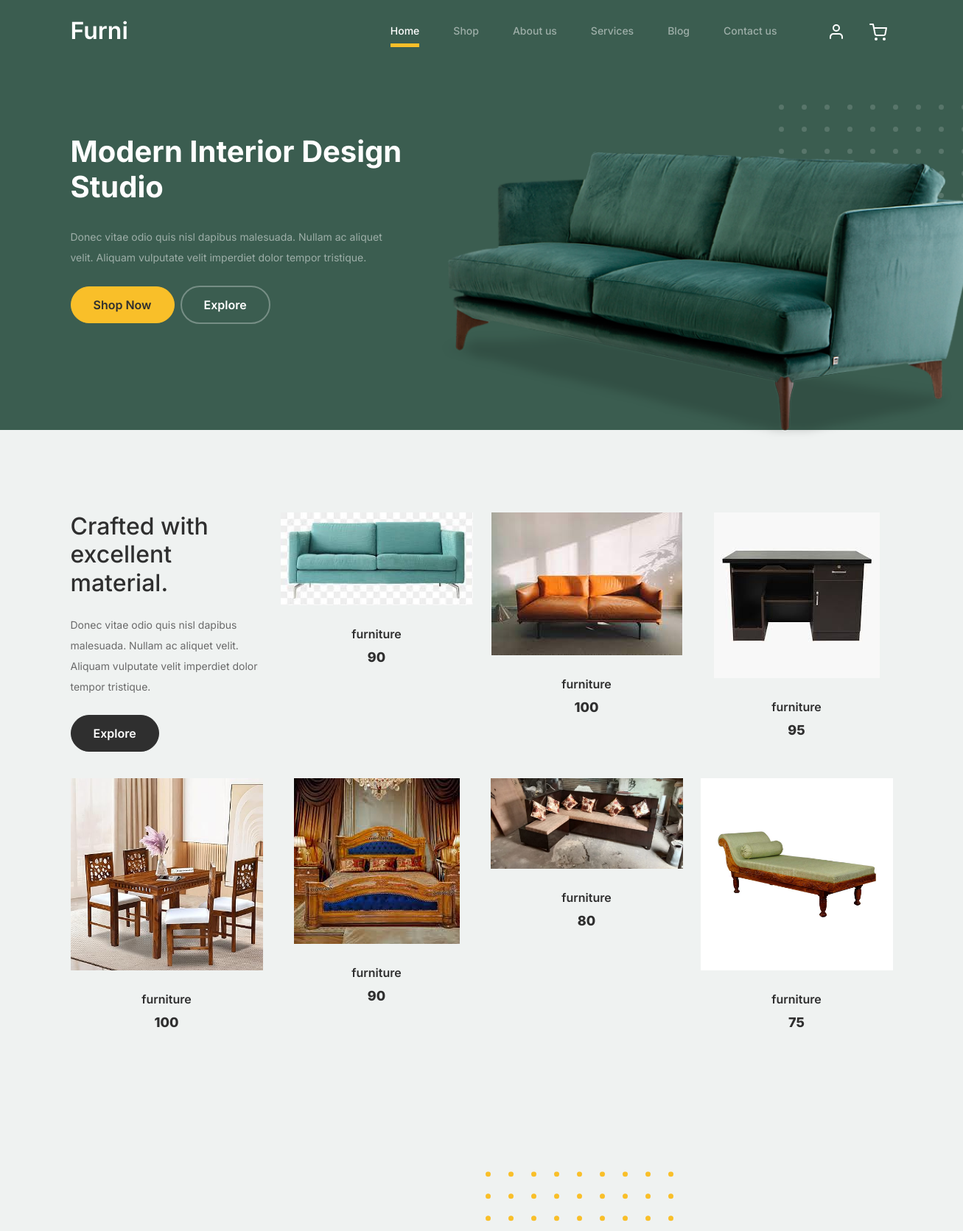
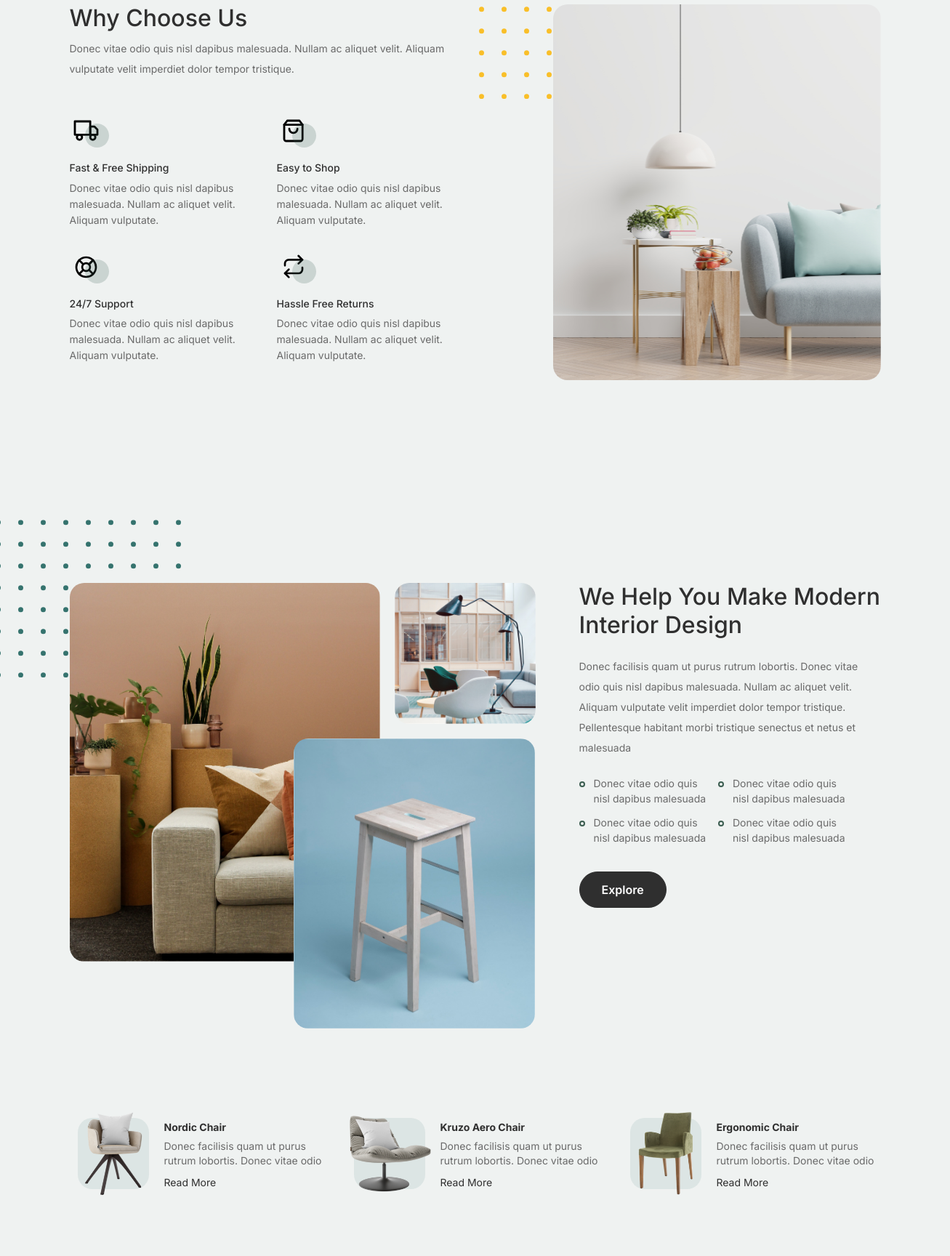
/index (upper part), run on the app's committed database (2 pictures, top to bottom).
### ecomm_app/models.py (models this page shows)
class Product(models.Model):
    admin = models.ForeignKey(User,on_delete=models.CASCADE)
    name = models.CharField(max_length=100, null=True, blank=True)
    stock = models.CharField(max_length=100, null=True, blank=True)
    des = models.TextField(max_length=100, null=True, blank=True)
    price = models.IntegerField(null=True, blank= True)
    image = models.ImageField(upload_to='product_images')
    Category = models.ForeignKey(Category, on_delete=models.CASCADE)

### ecomm_app/views.py (the view)
# urls.py: path('index',views.index,name="index"),
def index(request):
    View =Product.objects.all()
    context={
    'view':View
}
    return render(request,'index.html',context)

### templates/index.html (shortened to what this page needs)
 {% load static %}
<!doctype html>
<html lang="en">
<head>
		<link href="{% static 'css/bootstrap.min.css' %}" rel="stylesheet">
		<link href="{% static 'https://cdnjs.cloudflare.com/ajax/libs/font-awesome/6.0.0-beta3/css/all.min.css' %}" rel="stylesheet">
		<link href="{% static 'css/tiny-slider.css' %}" rel="stylesheet">
		<link href="{% static 'css/style.css' %}" rel="stylesheet">
	</head>
	<body>
		<nav class="custom-navbar navbar navbar navbar-expand-md navbar-dark bg-dark" arial-label="Furni navigation bar">
			<div class="container">
				<a class="navbar-brand" href="index.html">Furni</a>
				<div class="collapse navbar-collapse" id="navbarsFurni">
					<ul class="custom-navbar-nav navbar-nav ms-auto mb-2 mb-md-0">
						<li class="nav-item active">
							<a class="nav-link" href="{% url 'index' %}">Home</a>
						</li>
						<li><a class="nav-link" href="{% url 'shop' %}">Shop</a></li>
						<li><a class="nav-link" href="{% url 'about' %}">About us</a></li>
						<li><a class="nav-link" href="{% url 'services' %}">Services</a></li>
						<li><a class="nav-link" href="{% url 'blog' %}">Blog</a></li>
						<li><a class="nav-link" href="{% url 'contact' %}">Contact us</a></li>
					</ul>
					<ul class="custom-navbar-cta navbar-nav mb-2 mb-md-0 ms-5">
						<li><a class="nav-link" href="#"><img src="{% static 'images/user.svg' %}"></a></li>
						<li><a class="nav-link" href="{% url 'view_cart' %}"><img src="{% static 'images/cart.svg' %}"></a></li>
					</ul>
				</div>
			</div>
		</nav>
			<div class="hero">
				<div class="container">
					<div class="row justify-content-between">
						<div class="col-lg-5">
							<div class="intro-excerpt">
								<h1>Modern Interior <span clsas="d-block">Design Studio</span></h1>
								<p class="mb-4">Donec vitae odio quis nisl dapibus malesuada. Nullam ac aliquet velit. Aliquam vulputate velit imperdiet dolor tempor tristique.</p>
								<p><a href="{% url 'shop' %}" class="btn btn-secondary me-2">Shop Now</a><a href="#" class="btn btn-white-outline">Explore</a></p>
							</div>
						</div>
						<div class="col-lg-7">
							<div class="hero-img-wrap">
								<img src="{% static 'images/couch.png' %}" class="img-fluid">
							</div>
						</div>
					</div>
				</div>
			</div>
		<div class="product-section">
			<div class="container">
				<div class="row">
					<div class="col-md-12 col-lg-3 mb-5 mb-lg-0">
						<h2 class="mb-4 section-title">Crafted with excellent material.</h2>
						<p class="mb-4">Donec vitae odio quis nisl dapibus malesuada. Nullam ac aliquet velit. Aliquam vulputate velit imperdiet dolor tempor tristique. </p>
						<p><a href="shop.html" class="btn">Explore</a></p>
					</div>
					{% for i in view %}
					<div class="col-12 col-md-4 col-lg-3 mb-5 mb-md-0">
						<a class="product-item" href="{% url 'single' i.pk %}">
							<img src="{{i.image.url}}" class="img-fluid product-thumbnail">
							<h3 class="product-title">{{i.name}}</h3>
							<strong class="product-price">{{i.price}}</strong>
						</a>
					</div>
					{% endfor%}
				</div>
			</div>
		</div>
		<div class="why-choose-section">
			<div class="container">
				<div class="row justify-content-between">
					<div class="col-lg-6">
						<h2 class="section-title">Why Choose Us</h2>
						<p>Donec vitae odio quis nisl dapibus malesuada. Nullam ac aliquet velit. Aliquam vulputate velit imperdiet dolor tempor tristique.</p>
						<div class="row my-5">
							<div class="col-6 col-md-6">
								<div class="feature">
									<div class="icon">
										<img src="{% static 'images/truck.svg' %}" alt="Image" class="imf-fluid">
									</div>
									<h3>Fast &amp; Free Shipping</h3>
									<p>Donec vitae odio quis nisl dapibus malesuada. Nullam ac aliquet velit. Aliquam vulputate.</p>
								</div>
							</div>
							<div class="col-6 col-md-6">
								<div class="feature">
									<div class="icon">
										<img src="{% static 'images/bag.svg' %}" alt="Image" class="imf-fluid">
									</div>
									<h3>Easy to Shop</h3>
									<p>Donec vitae odio quis nisl dapibus malesuada. Nullam ac aliquet velit. Aliquam vulputate.</p>
								</div>
							</div>
							<div class="col-6 col-md-6">
								<div class="feature">
									<div class="icon">
										<img src="{% static 'images/support.svg' %}" alt="Image" class="imf-fluid">
									</div>
									<h3>24/7 Support</h3>
									<p>Donec vitae odio quis nisl dapibus malesuada. Nullam ac aliquet velit. Aliquam vulputate.</p>
								</div>
							</div>
							<div class="col-6 col-md-6">
								<div class="feature">
									<div class="icon">
										<img src="{% static 'images/return.svg' %}" alt="Image" class="imf-fluid">
									</div>
									<h3>Hassle Free Returns</h3>
									<p>Donec vitae odio quis nisl dapibus malesuada. Nullam ac aliquet velit. Aliquam vulputate.</p>
								</div>
							</div>
						</div>
					</div>
					<div class="col-lg-5">
						<div class="img-wrap">
							<img src="{% static 'images/why-choose-us-img.jpg' %}" alt="Image" class="img-fluid">
						</div>
					</div>
				</div>
			</div>
		</div>
		<div class="we-help-section">
			<div class="container">
				<div class="row justify-content-between">
					<div class="col-lg-7 mb-5 mb-lg-0">
						<div class="imgs-grid">
							<div class="grid grid-1"><img src="{% static 'images/img-grid-1.jpg' %}" alt="Untree.co"></div>
							<div class="grid grid-2"><img src="{% static 'images/img-grid-2.jpg' %}" alt="Untree.co"></div>
							<div class="grid grid-3"><img src="{% static 'images/img-grid-3.jpg' %}" alt="Untree.co"></div>
						</div>
					</div>
					<div class="col-lg-5 ps-lg-5">
						<h2 class="section-title mb-4">We Help You Make Modern Interior Design</h2>
						<p>Donec facilisis quam ut purus rutrum lobortis. Donec vitae odio quis nisl dapibus malesuada. Nullam ac aliquet velit. Aliquam vulputate velit imperdiet dolor tempor tristique. Pellentesque habitant morbi tristique senectus et netus et malesuada</p>
						<ul class="list-unstyled custom-list my-4">
							<li>Donec vitae odio quis nisl dapibus malesuada</li>
							<li>Donec vitae odio quis nisl dapibus malesuada</li>
							<li>Donec vitae odio quis nisl dapibus malesuada</li>
							<li>Donec vitae odio quis nisl dapibus malesuada</li>
						</ul>
						<p><a herf="#" class="btn">Explore</a></p>
					</div>
				</div>
			</div>
		</div>
		<div class="popular-product">
			<div class="container">
				<div class="row">
					<div class="col-12 col-md-6 col-lg-4 mb-4 mb-lg-0">
						<div class="product-item-sm d-flex">
							<div class="thumbnail">
								<img src="{% static 'images/product-1.png' %}" alt="Image" class="img-fluid">
							</div>
							<div class="pt-3">
								<h3>Nordic Chair</h3>
								<p>Donec facilisis quam ut purus rutrum lobortis. Donec vitae odio </p>
								<p><a href="#">Read More</a></p>
							</div>
						</div>
					</div>
					<div class="col-12 col-md-6 col-lg-4 mb-4 mb-lg-0">
						<div class="product-item-sm d-flex">
							<div class="thumbnail">
								<img src="{% static 'images/product-2.png' %}" alt="Image" class="img-fluid">
							</div>
							<div class="pt-3">
								<h3>Kruzo Aero Chair</h3>
								<p>Donec facilisis quam ut purus rutrum lobortis. Donec vitae odio </p>
								<p><a href="#">Read More</a></p>
							</div>
						</div>
					</div>
					<div class="col-12 col-md-6 col-lg-4 mb-4 mb-lg-0">
						<div class="product-item-sm d-flex">
							<div class="thumbnail">
								<img src="{% static 'images/product-3.png' %}" alt="Image" class="img-fluid">
							</div>
							<div class="pt-3">
								<h3>Ergonomic Chair</h3>
								<p>Donec facilisis quam ut purus rutrum lobortis. Donec vitae odio </p>
								<p><a href="#">Read More</a></p>
							</div>
						</div>
					</div>
				</div>
			</div>
		</div>
	</body>
</html>

### data on the page
Product: image (picture), name "furniture", price "90"
Product: image (picture), name "furniture", price "100"
Product: image (picture), name "furniture", price "95"
Product: image (picture), name "furniture", price "100"
Product: image (picture), name "furniture", price "90"
Product: image (picture), name "furniture", price "80"
Product: image (picture), name "furniture", price "75"
